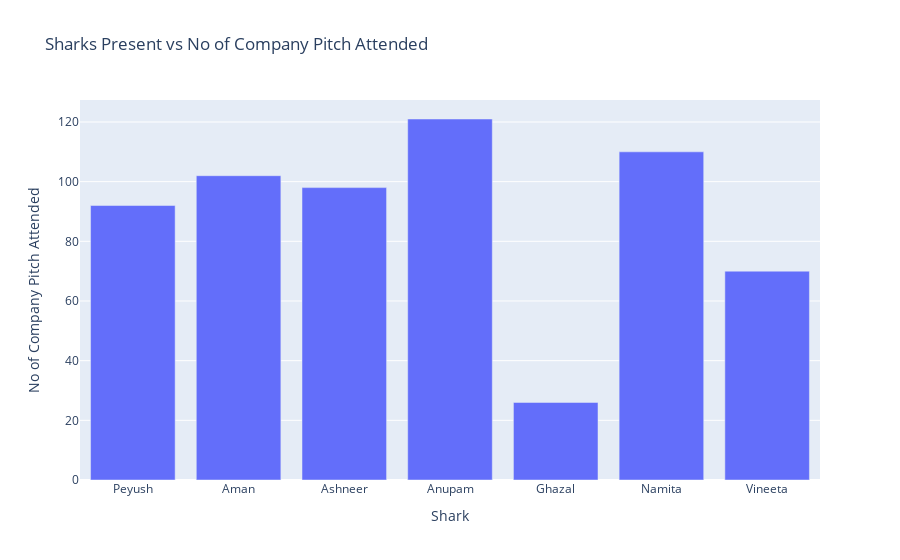

The notebook cell saved with this chart:
### Code cell
px.bar(x=x,y=y,labels={'x':'Shark','y':'No of Company Pitch Attended'},title="Sharks Present vs No of Company Pitch Attended")

### Figure 1 — Plotly figure (JSON) as saved in the notebook; plotly's stock layout.template omitted (floating-point values rounded to 4 significant figures)
{"data": [{"alignmentgroup": "True", "hovertemplate": "Shark=%{x}<br>No of Company Pitch Attended=%{y}<extra></extra>", "legendgroup": "", "marker": {"color": "#636efa"}, "name": "", "offsetgroup": "", "orientation": "v", "showlegend": false, "textposition": "auto", "type": "bar", "x": ["Peyush", "Aman", "Ashneer", "Anupam", "Ghazal", "Namita", "Vineeta"], "xaxis": "x", "y": [92, 102, 98, 121, 26, 110, 70], "yaxis": "y"}], "layout": {"barmode": "relative", "legend": {"tracegroupgap": 0}, "title": {"text": "Sharks Present vs No of Company Pitch Attended"}, "xaxis": {"anchor": "y", "domain": [0, 1], "title": {"text": "Shark"}}, "yaxis": {"anchor": "x", "domain": [0, 1], "title": {"text": "No of Company Pitch Attended"}}}}
